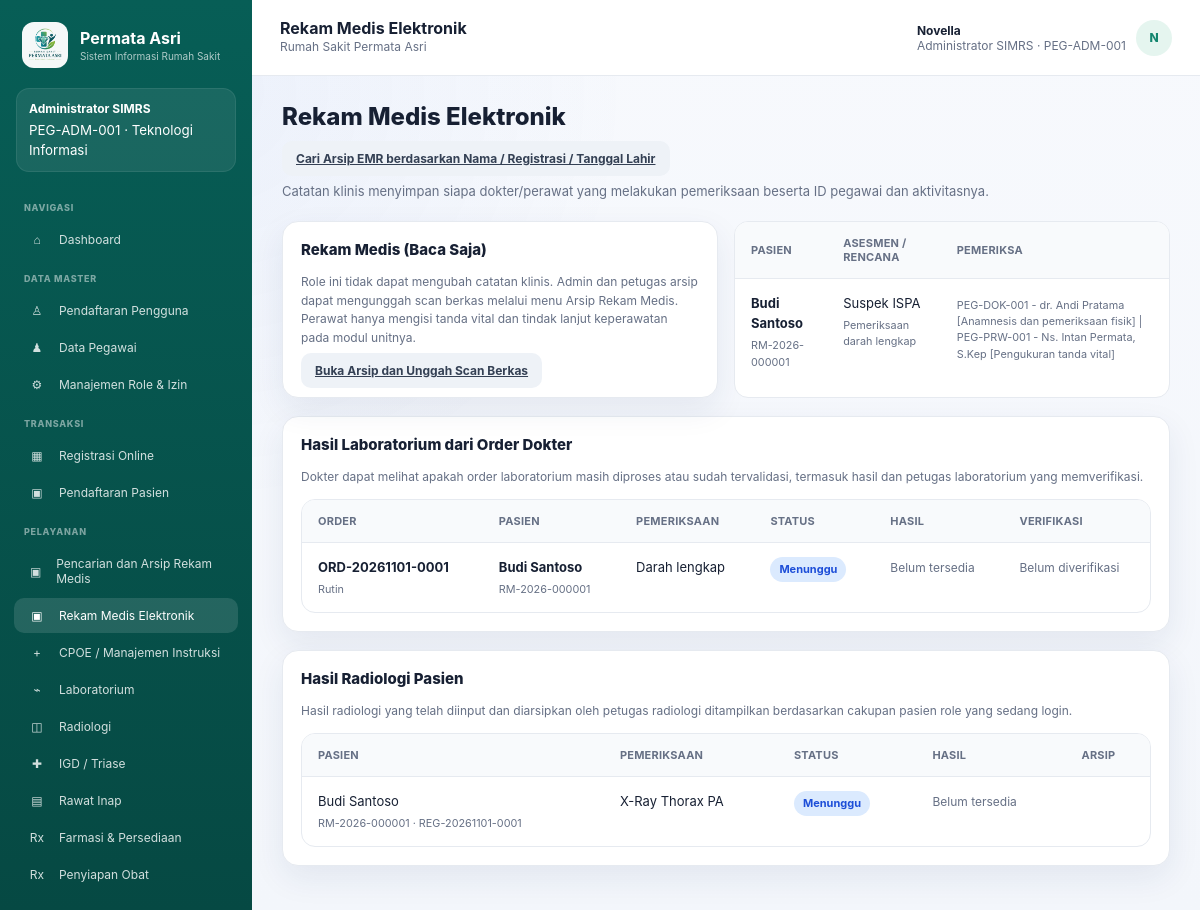
The app's page /emr.php (signed in) with its own data.
### tables this page shows
CREATE TABLE users (
    id INT AUTO_INCREMENT PRIMARY KEY,
    employee_id INT NOT NULL UNIQUE,
    username VARCHAR(60) NOT NULL UNIQUE,
    password_hash VARCHAR(255) NOT NULL,
    is_active TINYINT(1) NOT NULL DEFAULT 1,
    created_at DATETIME NOT NULL DEFAULT CURRENT_TIMESTAMP,
    CONSTRAINT fk_user_employee FOREIGN KEY (employee_id) REFERENCES employees(id)
);

CREATE TABLE roles (
    id INT AUTO_INCREMENT PRIMARY KEY,
    code VARCHAR(50) NOT NULL UNIQUE,
    name VARCHAR(100) NOT NULL
);

CREATE TABLE employees (
    id INT AUTO_INCREMENT PRIMARY KEY,
    employee_code VARCHAR(30) NOT NULL UNIQUE,
    full_name VARCHAR(150) NOT NULL,
    profession VARCHAR(100) NOT NULL,
    role_id INT NOT NULL,
    unit_id INT NULL,
    is_active TINYINT(1) NOT NULL DEFAULT 1,
    CONSTRAINT fk_employee_role FOREIGN KEY (role_id) REFERENCES roles(id),
    CONSTRAINT fk_employee_unit FOREIGN KEY (unit_id) REFERENCES units(id)
);

CREATE TABLE units (
    id INT AUTO_INCREMENT PRIMARY KEY,
    code VARCHAR(30) NOT NULL UNIQUE,
    name VARCHAR(100) NOT NULL,
    unit_type VARCHAR(30) NOT NULL
);

CREATE TABLE menus (
    id INT AUTO_INCREMENT PRIMARY KEY,
    label VARCHAR(100) NOT NULL,
    icon VARCHAR(10) NOT NULL,
    section_name VARCHAR(50) NOT NULL,
    page_file VARCHAR(100) NOT NULL,
    permission_code VARCHAR(80) NOT NULL,
    sort_order INT NOT NULL DEFAULT 0,
    is_active TINYINT(1) NOT NULL DEFAULT 1
);

CREATE TABLE emr (
    id INT AUTO_INCREMENT PRIMARY KEY,
    registration_id INT NOT NULL UNIQUE,
    subjective TEXT NULL,
    objective TEXT NULL,
    assessment TEXT NULL,
    plan TEXT NULL,
    created_at DATETIME NOT NULL DEFAULT CURRENT_TIMESTAMP,
    updated_at DATETIME NOT NULL DEFAULT CURRENT_TIMESTAMP,
    CONSTRAINT fk_emr_reg FOREIGN KEY (registration_id) REFERENCES registrations(id)
);

CREATE TABLE lab_orders (
    id INT AUTO_INCREMENT PRIMARY KEY,
    order_id INT NOT NULL UNIQUE,
    test_name VARCHAR(255) NOT NULL,
    specimen VARCHAR(100) NULL,
    status VARCHAR(40) NOT NULL DEFAULT 'Menunggu',
    result TEXT NULL,
    verified_by INT NULL,
    verified_at DATETIME NULL,
    CONSTRAINT fk_lab_order FOREIGN KEY (order_id) REFERENCES orders(id) ON DELETE CASCADE,
    CONSTRAINT fk_lab_verify FOREIGN KEY (verified_by) REFERENCES employees(id)
);

CREATE TABLE orders (
    id INT AUTO_INCREMENT PRIMARY KEY,
    order_no VARCHAR(40) NULL UNIQUE,
    registration_id INT NOT NULL,
    ordering_employee_id INT NOT NULL,
    order_type ENUM('Laboratorium','Radiologi','Obat','Konsultasi','Rawat Inap') NOT NULL,
    detail VARCHAR(255) NOT NULL,
    clinical_indication TEXT NULL,
    priority ENUM('Rutin','CITO') NOT NULL DEFAULT 'Rutin',
    status VARCHAR(40) NOT NULL DEFAULT 'Ordered',
    created_at DATETIME NOT NULL DEFAULT CURRENT_TIMESTAMP,
    CONSTRAINT fk_order_reg FOREIGN KEY (registration_id) REFERENCES registrations(id),
    CONSTRAINT fk_order_employee FOREIGN KEY (ordering_employee_id) REFERENCES employees(id)
);

CREATE TABLE patients (
    id INT AUTO_INCREMENT PRIMARY KEY,
    medical_record_no VARCHAR(30) NULL UNIQUE,
    nik VARCHAR(16) NOT NULL UNIQUE,
    full_name VARCHAR(150) NOT NULL,
    birth_date DATE NOT NULL,
    gender ENUM('L','P') NOT NULL,
    address TEXT NULL,
    phone VARCHAR(30) NULL,
    email VARCHAR(120) NULL,
    payer VARCHAR(40) NOT NULL DEFAULT 'Umum',
    created_at DATETIME NOT NULL DEFAULT CURRENT_TIMESTAMP
);

CREATE TABLE radiology_orders (
    id INT AUTO_INCREMENT PRIMARY KEY,
    order_id INT NOT NULL UNIQUE,
    exam_name VARCHAR(255) NOT NULL,
    clinical_indication TEXT NULL,
    status VARCHAR(40) NOT NULL DEFAULT 'Menunggu',
    result TEXT NULL,
    verified_by INT NULL,
    verified_at DATETIME NULL,
    CONSTRAINT fk_rad_order FOREIGN KEY (order_id) REFERENCES orders(id) ON DELETE CASCADE,
    CONSTRAINT fk_rad_verify FOREIGN KEY (verified_by) REFERENCES employees(id)
);

CREATE TABLE registrations (
    id INT AUTO_INCREMENT PRIMARY KEY,
    registration_no VARCHAR(40) NULL UNIQUE,
    patient_id INT NOT NULL,
    unit_id INT NOT NULL,
    doctor_employee_id INT NULL,
    schedule_id INT NULL,
    visit_date DATE NOT NULL,
    complaint TEXT NULL,
    payer VARCHAR(40) NOT NULL DEFAULT 'Umum',
    status VARCHAR(40) NOT NULL DEFAULT 'Menunggu',
    queue_no VARCHAR(20) NULL,
    created_by INT NOT NULL,
    created_at DATETIME NOT NULL DEFAULT CURRENT_TIMESTAMP,
    CONSTRAINT fk_reg_patient FOREIGN KEY (patient_id) REFERENCES patients(id),
    CONSTRAINT fk_reg_unit FOREIGN KEY (unit_id) REFERENCES units(id),
    CONSTRAINT fk_reg_doctor FOREIGN KEY (doctor_employee_id) REFERENCES employees(id),
    CONSTRAINT fk_reg_schedule FOREIGN KEY (schedule_id) REFERENCES doctor_schedules(id),
    CONSTRAINT fk_reg_creator FOREIGN KEY (created_by) REFERENCES users(id)
);

### emr.php (the view, shortened to what the rows shown need)
<?php
require_once __DIR__ . '/includes/functions.php';
$user = require_login();
[$regFilter,$regParams]=patient_scope($user,'active');
$registrationSql = "SELECT DISTINCT r.id, r.registration_no, p.medical_record_no, p.full_name, un.name AS unit_name FROM registrations r JOIN patients p ON p.id=r.patient_id JOIN units un ON un.id=r.unit_id WHERE ($regFilter) ORDER BY r.id DESC LIMIT 50";
$registrationStmt=db()->prepare($registrationSql); $registrationStmt->execute($regParams); $registrations=$registrationStmt->fetchAll();
if (is_admin($user)) {
 $staff=db()->query("SELECT e.id,e.employee_code,e.full_name,e.profession,r.name role_name FROM employees e JOIN roles r ON r.id=e.role_id WHERE e.is_active=1 AND r.code IN ('dokter','dokter_umum','dokter_igd','perawat','igd') ORDER BY e.full_name")->fetchAll();
} else {
 $q=db()->prepare('SELECT e.id,e.employee_code,e.full_name,e.profession,r.name role_name FROM employees e JOIN roles r ON r.id=e.role_id WHERE e.id=?');
 $q->execute([(int)$user['employee_id']]);$staff=$q->fetchAll();
}
[$historyFilter,$historyParams]=patient_scope($user,'history');
$historySql = "SELECT em.id, em.assessment, em.plan, em.updated_at, p.full_name AS patient_name, p.medical_record_no, GROUP_CONCAT(CONCAT(e.employee_code,' - ',e.full_name,' [',es.activity,']') ORDER BY es.id SEPARATOR ' | ') AS examiners FROM emr em JOIN registrations r ON r.id=em.registration_id JOIN patients p ON p.id=r.patient_id LEFT JOIN emr_staff es ON es.emr_id=em.id LEFT JOIN employees e ON e.id=es.employee_id WHERE ($historyFilter) GROUP BY em.id ORDER BY em.id DESC LIMIT 30";
$historyStmt=db()->prepare($historySql); $historyStmt->execute($historyParams); $history=$historyStmt->fetchAll();
$labSql = "SELECT l.status AS lab_status, l.result, l.verified_at, l.test_name,
                  o.order_no, o.priority, o.created_at,
                  p.full_name AS patient_name, p.medical_record_no,
                  req.employee_code AS requester_code, req.full_name AS requester_name,
                  ver.employee_code AS verifier_code, ver.full_name AS verifier_name
           FROM lab_orders l
           JOIN orders o ON o.id=l.order_id
           JOIN registrations r ON r.id=o.registration_id
           JOIN patients p ON p.id=r.patient_id
           JOIN employees req ON req.id=o.ordering_employee_id
           LEFT JOIN employees ver ON ver.id=l.verified_by";
[$labFilter,$labParams]=patient_scope($user,'history');
$labSql .= ' WHERE ('.$labFilter.') ORDER BY l.id DESC LIMIT 20';
$labStmt=db()->prepare($labSql); $labStmt->execute($labParams); $labResults=$labStmt->fetchAll();
$radSql="SELECT ro.id,ro.exam_name,ro.status,ro.result,ro.verified_at,o.order_no,r.id registration_id,r.registration_no,p.full_name patient_name,p.medical_record_no FROM radiology_orders ro JOIN orders o ON o.id=ro.order_id JOIN registrations r ON r.id=o.registration_id JOIN patients p ON p.id=r.patient_id";
[$radFilter,$radParams]=patient_scope($user,'history'); if(is_nurse($user)){[$radFilter,$radParams]=patient_scope($user,'active');}
$radSql.=' WHERE ('.$radFilter.') ORDER BY ro.id DESC LIMIT 30';$radStmt=db()->prepare($radSql);$radStmt->execute($radParams);$radiologyResults=$radStmt->fetchAll();
require __DIR__ . '/includes/header.php';
?>
<h1 class="page-title">Rekam Medis Elektronik</h1>
<div class="grid grid-2">
  <?php if(is_doctor($user)):?><div class="card"><h2 class="section-title">Tambah / Perbarui Catatan Dokter</h2><form method="POST">
    <div class="field"><label>Kunjungan Pasien</label><select class="input" name="registration_id" required><option value="">-- Pilih Kunjungan --</option><?php foreach($registrations as $r): ?><option value="<?= $r['id'] ?>"><?= e($r['registration_no'].' · '.$r['medical_record_no'].' · '.$r['full_name'].' · '.$r['unit_name']) ?></option><?php endforeach; ?></select></div>
    <div class="field"><label>Pemeriksa / Pelaksana</label><select class="input" name="examiner_id" required><option value="">-- Pilih Pegawai --</option><?php foreach($staff as $s): ?><option value="<?= $s['id'] ?>"><?= e($s['employee_code'].' · '.$s['full_name'].' · '.$s['role_name']) ?></option><?php endforeach; ?></select></div>
    <div class="field"><label>Aktivitas Pemeriksa</label><input class="input" name="activity" placeholder="Contoh: pemeriksaan fisik, pengukuran tanda vital" required></div>
    <div class="field"><label>Subjektif</label><textarea class="input" name="subjective"></textarea></div>
    <div class="field"><label>Objektif</label><textarea class="input" name="objective"></textarea></div>
    <div class="field"><label>Asesmen</label><textarea class="input" name="assessment"></textarea></div>
    <div class="field"><label>Rencana</label><textarea class="input" name="plan"></textarea></div>
    <button class="btn btn-primary">Simpan EMR</button>
  </form></div><?php else: ?><div class="card"><h2 class="section-title">Rekam Medis (Baca Saja)</h2></div><?php endif; ?>
  <div class="table-wrap"><table><thead><tr><th>Pasien</th><th>Asesmen / Rencana</th><th>Pemeriksa</th></tr></thead><tbody><?php foreach($history as $h): ?><tr><td><b><?= e($h['patient_name']) ?></b><br><small><?= e($h['medical_record_no']) ?></small></td><td><?= e($h['assessment']) ?><br><small><?= e($h['plan']) ?></small></td><td><small><?= e($h['examiners'] ?? 'Belum ada') ?></small></td></tr><?php endforeach; ?></tbody></table></div>
</div>
<div class="card" style="margin-top:18px">
  <h2 class="section-title">Hasil Laboratorium dari Order Dokter</h2>
  <div class="table-wrap" style="margin-top:12px">
    <table>
      <thead><tr><th>Order</th><th>Pasien</th><th>Pemeriksaan</th><th>Status</th><th>Hasil</th><th>Verifikasi</th></tr></thead>
      <tbody>
      <?php foreach ($labResults as $lab): ?>
        <tr>
          <td><b><?= e($lab['order_no']) ?></b><br><small><?= e($lab['priority']) ?></small></td>
          <td><b><?= e($lab['patient_name']) ?></b><br><small><?= e($lab['medical_record_no']) ?></small></td>
          <td><?= e($lab['test_name']) ?></td>
          <td><span class="badge <?= status_badge_class($lab['lab_status']) ?>"><?= e(status_label($lab['lab_status'])) ?></span></td>
          <td><?= $lab['result'] ? nl2br(e($lab['result'])) : '<span class="note">Belum tersedia</span>' ?></td>
          <td>
            <?php if ($lab['verified_at']): ?>
              <b><?= e(($lab['verifier_code'] ?? '-') . ' - ' . ($lab['verifier_name'] ?? '-')) ?></b><br>
              <small><?= e(date('d/m/Y H:i', strtotime($lab['verified_at']))) ?></small>
            <?php else: ?>
              <span class="note">Belum diverifikasi</span>
            <?php endif; ?>
          </td>
        </tr>
      <?php endforeach; ?>
      </tbody>
    </table>
  </div>
</div>
<div class="card" style="margin-top:18px"><h2 class="section-title">Hasil Radiologi Pasien</h2><div class="table-wrap"><table><thead><tr><th>Pasien</th><th>Pemeriksaan</th><th>Status</th><th>Hasil</th><th>Arsip</th></tr></thead><tbody><?php foreach($radiologyResults as $rr):?><tr><td><?=e($rr['patient_name'])?><small><?=e($rr['medical_record_no'].' · '.$rr['registration_no'])?></small></td><td><?=e($rr['exam_name'])?></td><td><span class="badge <?=status_badge_class($rr['status'])?>"><?=e(status_label($rr['status']))?></span></td><td><?= $rr['result']?nl2br(e($rr['result'])):'<span class="note">Belum tersedia</span>' ?></td><td></td></tr><?php endforeach;?></tbody></table></div></div>
<?php require __DIR__ . '/includes/footer.php'; ?>

### includes/header.php (shortened to what the rows shown need)
<?php
$activeFile = basename($_SERVER['PHP_SELF']);
$menus = sidebar_menus((int) $user['role_id']);
$initials = strtoupper(substr($user['full_name'], 0, 1));
?>
<!DOCTYPE html>
<html lang="id">
<head>
  <link rel="stylesheet" href="assets/css/app.css">
</head>
<body>
  <aside class="sidebar">
    <div class="sidebar-brand">
      <div class="brand-mark"><img src="assets/images/permata-asri-logo.png" alt="Logo Rumah Sakit Permata Asri"></div>
      <div>
      </div>
    </div>
    <div class="role-card">
      <b><?= e($user['role_name']) ?></b>
      <small><?= e($user['employee_code']) ?> · <?= e($user['unit_name'] ?? '-') ?></small>
    </div>
    <?php $section = null; ?>
    <?php foreach ($menus as $menu): ?>
      <?php if ($section !== $menu['section_name']): $section = $menu['section_name']; ?>
        <div class="sidebar-menu-title"><?= e($section) ?></div>
      <?php endif; ?>
      <a class="sidebar-link <?= $activeFile === $menu['page_file'] ? 'active' : '' ?>" href="<?= e($menu['page_file']) ?>">
        <span class="ico"><?= e($menu['icon']) ?></span>
        <span><?= e($menu['label']) ?></span>
      </a>
    <?php endforeach; ?>
  </aside>
  <div class="content-shell">
    <header class="topbar">
      <div class="user-chip">
        <div>
          <strong><?= e($user['full_name']) ?></strong>
          <span><?= e($user['profession']) ?> · <?= e($user['employee_code']) ?></span>
        </div>
        <div class="avatar"><?= e($initials) ?></div>
      </div>
    </header>
    <main class="page-wrap">

### records on screen
users: roles.name "Administrator SIMRS", employee.employee_code "PEG-ADM-001", units.name "Teknologi Informasi", employee.full_name "Novella", employee.profession "Administrator SIMRS", employee.full_name "N"
menus: section_name "NAVIGASI", icon "⌂", label "Dashboard"
menus: section_name "DATA MASTER", icon "♙", label "Pendaftaran Pengguna"
menus: icon "♟", label "Data Pegawai"
menus: icon "⚙", label "Manajemen Role & Izin"
menus: section_name "TRANSAKSI", icon "▦", label "Registrasi Online"
menus: icon "▣", label "Pendaftaran Pasien"
menus: section_name "PELAYANAN", icon "▣", label "Pencarian dan Arsip Rekam Medis"
menus: icon "▣", label "Rekam Medis Elektronik"
menus: icon "+", label "CPOE / Manajemen Instruksi"
menus: icon "⌁", label "Laboratorium"
menus: icon "◫", label "Radiologi"
menus: icon "✚", label "IGD / Triase"
menus: icon "▤", label "Rawat Inap"
menus: icon "Rx", label "Farmasi & Persediaan"
menus: icon "Rx", label "Penyiapan Obat"
emr: patient_name "Budi Santoso", medical_record_no "RM-2026-000001", assessment "Suspek ISPA", plan "Pemeriksaan darah lengkap", examiners "PEG-DOK-001 - dr. Andi Pratama [Anamnesis dan pemeriksaan fisik] | PEG-PRW-001 - Ns. Intan Permata, S.Kep [Pengukuran tanda vital]"
lab_orders: order.order_no "ORD-20261101-0001", order.priority "Rutin", patients.full_name "Budi Santoso", patients.medical_record_no "RM-2026-000001", test_name "Darah lengkap", status "Menunggu", shows "Belum tersedia", shows "Belum diverifikasi"
radiology_orders: patients.full_name "Budi Santoso", patients.medical_record_no "RM-2026-000001 · REG-20261101-0001", exam_name "X-Ray Thorax PA", status "Menunggu", shows "Belum tersedia"

### other values on screen
$pageTitle "Rekam Medis Elektronik"
